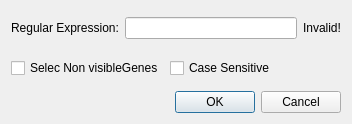
<?xml version="1.0" encoding="UTF-8"?>
<ui version="4.0">
 <class>SelectionDialog</class>
 <widget class="QDialog" name="SelectionDialog">
  <property name="windowModality">
   <enum>Qt::NonModal</enum>
  </property>
  <property name="geometry">
   <rect>
    <x>0</x>
    <y>0</y>
    <width>352</width>
    <height>124</height>
   </rect>
  </property>
  <property name="windowTitle">
   <string>Select Features by using regular expressions</string>
  </property>
  <property name="toolTip">
   <string>Use a regular expression to make a selection of genes</string>
  </property>
  <property name="statusTip">
   <string>Use a regular expression to make a selection of genes</string>
  </property>
  <property name="styleSheet">
   <string notr="true"/>
  </property>
  <property name="modal">
   <bool>true</bool>
  </property>
  <layout class="QVBoxLayout" name="verticalLayout">
   <item>
    <widget class="QWidget" name="widgetBody" native="true">
     <layout class="QVBoxLayout" name="verticalLayout_2">
      <property name="leftMargin">
       <number>0</number>
      </property>
      <property name="topMargin">
       <number>0</number>
      </property>
      <property name="rightMargin">
       <number>0</number>
      </property>
      <property name="bottomMargin">
       <number>0</number>
      </property>
      <item>
       <widget class="QWidget" name="widgetText" native="true">
        <layout class="QHBoxLayout" name="horizontalLayout_2">
         <property name="leftMargin">
          <number>0</number>
         </property>
         <property name="topMargin">
          <number>0</number>
         </property>
         <property name="rightMargin">
          <number>0</number>
         </property>
         <property name="bottomMargin">
          <number>0</number>
         </property>
         <item>
          <widget class="QLabel" name="labelRegExp">
           <property name="text">
            <string>Regular Expression:</string>
           </property>
          </widget>
         </item>
         <item>
          <widget class="QLineEdit" name="editRegExp"/>
         </item>
         <item>
          <widget class="QLabel" name="labelStatus">
           <property name="enabled">
            <bool>true</bool>
           </property>
           <property name="visible">
            <bool>false</bool>
           </property>
           <property name="text">
            <string>Invalid!</string>
           </property>
          </widget>
         </item>
        </layout>
       </widget>
      </item>
      <item>
       <widget class="QWidget" name="widgetOptions" native="true">
        <layout class="QHBoxLayout" name="horizontalLayout">
         <property name="leftMargin">
          <number>0</number>
         </property>
         <property name="topMargin">
          <number>0</number>
         </property>
         <property name="rightMargin">
          <number>0</number>
         </property>
         <property name="bottomMargin">
          <number>0</number>
         </property>
         <item>
          <widget class="QCheckBox" name="checkSelectNonVisible">
           <property name="text">
            <string>Selec Non visibleGenes</string>
           </property>
          </widget>
         </item>
         <item>
          <widget class="QCheckBox" name="checkCaseSense">
           <property name="text">
            <string>Case Sensitive</string>
           </property>
          </widget>
         </item>
         <item>
          <spacer name="horizontalSpacer">
           <property name="orientation">
            <enum>Qt::Horizontal</enum>
           </property>
           <property name="sizeHint" stdset="0">
            <size>
             <width>40</width>
             <height>20</height>
            </size>
           </property>
          </spacer>
         </item>
        </layout>
       </widget>
      </item>
     </layout>
    </widget>
   </item>
   <item>
    <widget class="QDialogButtonBox" name="buttonBox">
     <property name="orientation">
      <enum>Qt::Horizontal</enum>
     </property>
     <property name="standardButtons">
      <set>QDialogButtonBox::Cancel|QDialogButtonBox::Ok</set>
     </property>
    </widget>
   </item>
  </layout>
 </widget>
 <resources/>
 <connections>
  <connection>
   <sender>buttonBox</sender>
   <signal>accepted()</signal>
   <receiver>SelectionDialog</receiver>
   <slot>accept()</slot>
   <hints>
    <hint type="sourcelabel">
     <x>248</x>
     <y>254</y>
    </hint>
    <hint type="destinationlabel">
     <x>157</x>
     <y>274</y>
    </hint>
   </hints>
  </connection>
  <connection>
   <sender>buttonBox</sender>
   <signal>rejected()</signal>
   <receiver>SelectionDialog</receiver>
   <slot>reject()</slot>
   <hints>
    <hint type="sourcelabel">
     <x>316</x>
     <y>260</y>
    </hint>
    <hint type="destinationlabel">
     <x>286</x>
     <y>274</y>
    </hint>
   </hints>
  </connection>
  <connection>
   <sender>checkCaseSense</sender>
   <signal>toggled(bool)</signal>
   <receiver>SelectionDialog</receiver>
   <slot>slotCaseSensitive(bool)</slot>
   <hints>
    <hint type="sourcelabel">
     <x>225</x>
     <y>62</y>
    </hint>
    <hint type="destinationlabel">
     <x>199</x>
     <y>149</y>
    </hint>
   </hints>
  </connection>
  <connection>
   <sender>editRegExp</sender>
   <signal>textChanged(QString)</signal>
   <receiver>SelectionDialog</receiver>
   <slot>slotValidateRegExp(QString)</slot>
   <hints>
    <hint type="sourcelabel">
     <x>199</x>
     <y>27</y>
    </hint>
    <hint type="destinationlabel">
     <x>199</x>
     <y>149</y>
    </hint>
   </hints>
  </connection>
  <connection>
   <sender>SelectionDialog</sender>
   <signal>signalValidRegExp(bool)</signal>
   <receiver>SelectionDialog</receiver>
   <slot>slotEnableAcceptAction(bool)</slot>
   <hints>
    <hint type="sourcelabel">
     <x>199</x>
     <y>49</y>
    </hint>
    <hint type="destinationlabel">
     <x>199</x>
     <y>49</y>
    </hint>
   </hints>
  </connection>
  <connection>
   <sender>SelectionDialog</sender>
   <signal>signalValidRegExp(bool)</signal>
   <receiver>labelStatus</receiver>
   <slot>setHidden(bool)</slot>
   <hints>
    <hint type="sourcelabel">
     <x>199</x>
     <y>49</y>
    </hint>
    <hint type="destinationlabel">
     <x>390</x>
     <y>18</y>
    </hint>
   </hints>
  </connection>
  <connection>
   <sender>checkSelectNonVisible</sender>
   <signal>toggled(bool)</signal>
   <receiver>SelectionDialog</receiver>
   <slot>slotSelectNonVisible(bool)</slot>
   <hints>
    <hint type="sourcelabel">
     <x>285</x>
     <y>57</y>
    </hint>
    <hint type="destinationlabel">
     <x>250</x>
     <y>61</y>
    </hint>
   </hints>
  </connection>
 </connections>
 <slots>
  <signal>signalValidRegExp(bool)</signal>
  <slot>slotCaseSensitive(bool)</slot>
  <slot>slotIncludeAmbiguous(bool)</slot>
  <slot>slotValidateRegExp(QString)</slot>
  <slot>slotEnableAcceptAction(bool)</slot>
  <slot>slotSelectNonVisible(bool)</slot>
 </slots>
</ui>
